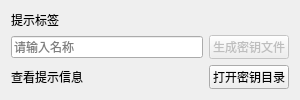
<?xml version="1.0" encoding="UTF-8"?>
<ui version="4.0">
 <class>Form</class>
 <widget class="QWidget" name="Form">
  <property name="geometry">
   <rect>
    <x>0</x>
    <y>0</y>
    <width>300</width>
    <height>100</height>
   </rect>
  </property>
  <property name="minimumSize">
   <size>
    <width>300</width>
    <height>100</height>
   </size>
  </property>
  <property name="maximumSize">
   <size>
    <width>300</width>
    <height>100</height>
   </size>
  </property>
  <property name="windowTitle">
   <string>制作密钥</string>
  </property>
  <layout class="QGridLayout" name="gridLayout">
   <item row="1" column="1">
    <widget class="QLineEdit" name="key_name_le">
     <property name="placeholderText">
      <string>请输入名称</string>
     </property>
    </widget>
   </item>
   <item row="1" column="2">
    <widget class="QPushButton" name="mkey_btn">
     <property name="enabled">
      <bool>false</bool>
     </property>
     <property name="text">
      <string>生成密钥文件</string>
     </property>
    </widget>
   </item>
   <item row="2" column="1">
    <widget class="QLabel" name="path_lb">
     <property name="toolTip">
      <string>制作的密钥以：
    密钥名称+_public.pem 生成公钥文件，
    密钥名称+_private.pem 生成私钥文件，
    分别放在密钥目录的pub目录和pri目录中。</string>
     </property>
     <property name="text">
      <string>查看提示信息</string>
     </property>
    </widget>
   </item>
   <item row="2" column="2">
    <widget class="QPushButton" name="path_btn">
     <property name="text">
      <string>打开密钥目录</string>
     </property>
    </widget>
   </item>
   <item row="0" column="1" colspan="2">
    <widget class="QLabel" name="tip_lb">
     <property name="enabled">
      <bool>true</bool>
     </property>
     <property name="styleSheet">
      <string notr="true"/>
     </property>
     <property name="text">
      <string>提示标签</string>
     </property>
    </widget>
   </item>
  </layout>
 </widget>
 <resources/>
 <connections/>
</ui>
